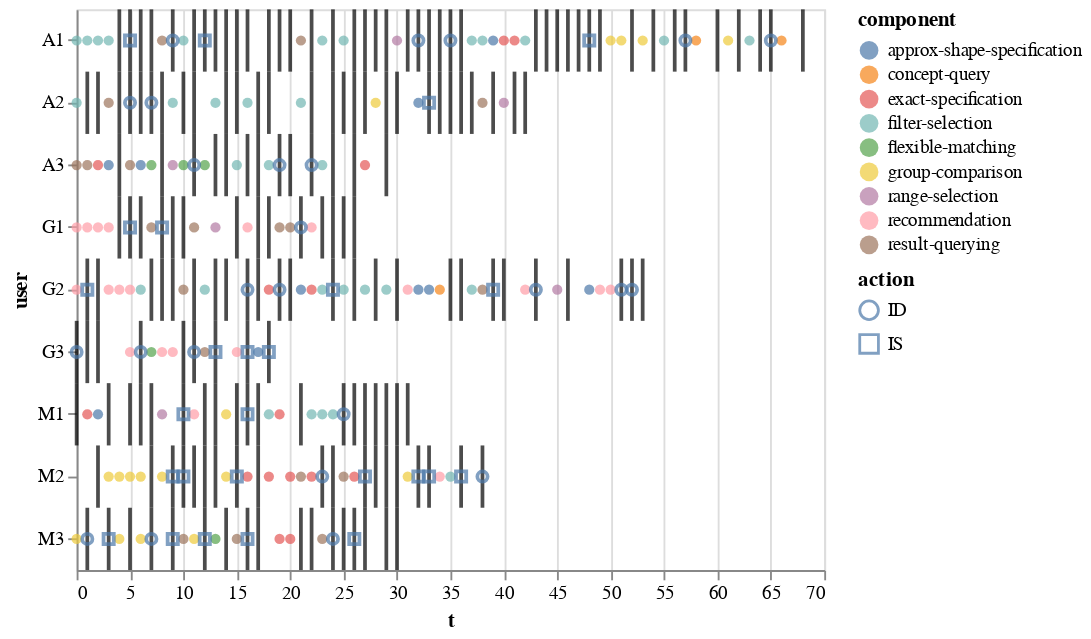

This figure's notebook cell:
### Code cell
component_chart+ break_chart + insight_chart

### Figure 1 — Vega-Lite specification as saved in the notebook (floating-point values rounded to 4 significant figures; data arrays with more than 128 entries replaced by an {"elided": "..."} marker saying what was removed)
{"$schema": "https://vega.github.io/schema/vega-lite/v2.6.0.json", "config": {"view": {"height": 300, "width": 400}}, "datasets": {"data-1f8f54379775d02b2f177adb02febf4b": [{"component": "filter-selection", "t": 0, "user": "A1"}, {"component": "filter-selection", "t": 0, "user": "A2"}, {"component": "result-querying", "t": 0, "user": "A3"}, {"component": "recommendation", "t": 0, "user": "G1"}, {"component": "recommendation", "t": 0, "user": "G2"}, {"component": "group-comparison", "t": 0, "user": "M3"}, {"component": "filter-selection", "t": 1, "user": "A1"}, {"component": "result-querying", "t": 1, "user": "A3"}, {"component": "recommendation", "t": 1, "user": "G1"}, {"component": "exact-specification", "t": 1, "user": "M1"}, {"component": "filter-selection", "t": 2, "user": "A1"}, {"component": "exact-specification", "t": 2, "user": "A3"}, {"component": "recommendation", "t": 2, "user": "G1"}, {"component": "approx-shape-specification", "t": 2, "user": "M1"}, {"component": "filter-selection", "t": 3, "user": "A1"}, {"component": "result-querying", "t": 3, "user": "A2"}, {"component": "approx-shape-specification", "t": 3, "user": "A3"}, {"component": "recommendation", "t": 3, "user": "G1"}, {"component": "recommendation", "t": 3, "user": "G2"}, {"component": "group-comparison", "t": 3, "user": "M2"}, {"component": "recommendation", "t": 4, "user": "G2"}, {"component": "group-comparison", "t": 4, "user": "M2"}, {"component": "group-comparison", "t": 4, "user": "M3"}, {"component": "result-querying", "t": 5, "user": "A3"}, {"component": "recommendation", "t": 5, "user": "G2"}, {"component": "recommendation", "t": 5, "user": "G3"}, {"component": "group-comparison", "t": 5, "user": "M2"}, {"component": "approx-shape-specification", "t": 6, "user": "A3"}, {"component": "filter-selection", "t": 6, "user": "G2"}, {"component": "group-comparison", "t": 6, "user": "M2"}, {"component": "group-comparison", "t": 6, "user": "M3"}, {"component": "flexible-matching", "t": 7, "user": "A3"}, {"component": "result-querying", "t": 7, "user": "G1"}, {"component": "flexible-matching", "t": 7, "user": "G3"}, {"component": "result-querying", "t": 8, "user": "A1"}, {"component": "recommendation", "t": 8, "user": "G3"}, {"component": "range-selection", "t": 8, "user": "M1"}, {"component": "group-comparison", "t": 8, "user": "M2"}, {"component": "filter-selection", "t": 9, "user": "A2"}, {"component": "range-selection", "t": 9, "user": "A3"}, {"component": "recommendation", "t": 9, "user": "G3"}, {"component": "filter-selection", "t": 10, "user": "A1"}, {"component": "flexible-matching", "t": 10, "user": "A3"}, {"component": "result-querying", "t": 10, "user": "G2"}, {"component": "result-querying", "t": 10, "user": "M3"}, {"component": "result-querying", "t": 11, "user": "G1"}, {"component": "recommendation", "t": 11, "user": "M1"}, {"component": "group-comparison", "t": 11, "user": "M3"}, {"component": "flexible-matching", "t": 12, "user": "A3"}, {"component": "filter-selection", "t": 12, "user": "G2"}, {"component": "result-querying", "t": 12, "user": "G3"}, {"component": "filter-selection", "t": 13, "user": "A2"}, {"component": "range-selection", "t": 13, "user": "G1"}, {"component": "flexible-matching", "t": 13, "user": "M3"}, {"component": "group-comparison", "t": 14, "user": "M1"}, {"component": "group-comparison", "t": 14, "user": "M2"}, {"component": "filter-selection", "t": 15, "user": "A3"}, {"component": "recommendation", "t": 15, "user": "G3"}, {"component": "result-querying", "t": 15, "user": "M3"}, {"component": "filter-selection", "t": 16, "user": "A2"}, {"component": "recommendation", "t": 16, "user": "G1"}, {"component": "exact-specification", "t": 16, "user": "M2"}, {"component": "approx-shape-specification", "t": 17, "user": "G3"}, {"component": "filter-selection", "t": 18, "user": "A3"}, {"component": "exact-specification", "t": 18, "user": "G2"}, {"component": "filter-selection", "t": 18, "user": "M1"}, {"component": "exact-specification", "t": 18, "user": "M2"}, {"component": "result-querying", "t": 19, "user": "G1"}, {"component": "exact-specification", "t": 19, "user": "M1"}, {"component": "exact-specification", "t": 19, "user": "M3"}, {"component": "result-querying", "t": 20, "user": "G1"}, {"component": "exact-specification", "t": 20, "user": "M2"}, {"component": "exact-specification", "t": 20, "user": "M3"}, {"component": "result-querying", "t": 21, "user": "A1"}, {"component": "filter-selection", "t": 21, "user": "A2"}, {"component": "approx-shape-specification", "t": 21, "user": "G2"}, {"component": "result-querying", "t": 21, "user": "M2"}, {"component": "recommendation", "t": 22, "user": "G1"}, {"component": "exact-specification", "t": 22, "user": "G2"}, {"component": "filter-selection", "t": 22, "user": "M1"}, {"component": "exact-specification", "t": 22, "user": "M2"}, {"component": "filter-selection", "t": 23, "user": "A1"}, {"component": "filter-selection", "t": 23, "user": "A3"}, {"component": "filter-selection", "t": 23, "user": "G2"}, {"component": "filter-selection", "t": 23, "user": "M1"}, {"component": "result-querying", "t": 23, "user": "M3"}, {"component": "filter-selection", "t": 24, "user": "M1"}, {"component": "filter-selection", "t": 25, "user": "A1"}, {"component": "filter-selection", "t": 25, "user": "G2"}, {"component": "result-querying", "t": 25, "user": "M2"}, {"component": "exact-specification", "t": 26, "user": "M2"}, {"component": "exact-specification", "t": 27, "user": "A3"}, {"component": "filter-selection", "t": 27, "user": "G2"}, {"component": "group-comparison", "t": 28, "user": "A2"}, {"component": "filter-selection", "t": 29, "user": "G2"}, {"component": "range-selection", "t": 30, "user": "A1"}, {"component": "recommendation", "t": 31, "user": "G2"}, {"component": "group-comparison", "t": 31, "user": "M2"}, {"component": "approx-shape-specification", "t": 32, "user": "A2"}, {"component": "approx-shape-specification", "t": 32, "user": "G2"}, {"component": "approx-shape-specification", "t": 33, "user": "G2"}, {"component": "concept-query", "t": 34, "user": "G2"}, {"component": "recommendation", "t": 34, "user": "M2"}, {"component": "filter-selection", "t": 35, "user": "M2"}, {"component": "filter-selection", "t": 37, "user": "A1"}, {"component": "filter-selection", "t": 37, "user": "G2"}, {"component": "filter-selection", "t": 38, "user": "A1"}, {"component": "result-querying", "t": 38, "user": "A2"}, {"component": "result-querying", "t": 38, "user": "G2"}, {"component": "approx-shape-specification", "t": 39, "user": "A1"}, {"component": "exact-specification", "t": 40, "user": "A1"}, {"component": "range-selection", "t": 40, "user": "A2"}, {"component": "exact-specification", "t": 41, "user": "A1"}, {"component": "filter-selection", "t": 42, "user": "A1"}, {"component": "recommendation", "t": 42, "user": "G2"}, {"component": "range-selection", "t": 45, "user": "G2"}, {"component": "approx-shape-specification", "t": 48, "user": "G2"}, {"component": "recommendation", "t": 49, "user": "G2"}, {"component": "group-comparison", "t": 50, "user": "A1"}, {"component": "recommendation", "t": 50, "user": "G2"}, {"component": "group-comparison", "t": 51, "user": "A1"}, {"component": "group-comparison", "t": 53, "user": "A1"}, {"component": "filter-selection", "t": 55, "user": "A1"}, {"component": "concept-query", "t": 58, "user": "A1"}, {"component": "group-comparison", "t": 61, "user": "A1"}, {"component": "filter-selection", "t": 63, "user": "A1"}, {"component": "concept-query", "t": 66, "user": "A1"}], "data-759c31fac935f2f2258939397ce17bf6": {"elided": "186 records"}, "data-81d766d94b0d010ea1ba6f2888150eac": [{"action": "ID", "t": 0, "user": "G3"}, {"action": "IS", "t": 1, "user": "G2"}, {"action": "ID", "t": 1, "user": "M3"}, {"action": "IS", "t": 3, "user": "M3"}, {"action": "IS", "t": 5, "user": "A1"}, {"action": "ID", "t": 5, "user": "A2"}, {"action": "IS", "t": 5, "user": "G1"}, {"action": "ID", "t": 6, "user": "G3"}, {"action": "ID", "t": 7, "user": "A2"}, {"action": "ID", "t": 7, "user": "M3"}, {"action": "IS", "t": 8, "user": "G1"}, {"action": "ID", "t": 9, "user": "A1"}, {"action": "IS", "t": 9, "user": "M2"}, {"action": "IS", "t": 9, "user": "M3"}, {"action": "IS", "t": 10, "user": "M1"}, {"action": "IS", "t": 10, "user": "M2"}, {"action": "ID", "t": 11, "user": "A3"}, {"action": "ID", "t": 11, "user": "G3"}, {"action": "IS", "t": 12, "user": "A1"}, {"action": "IS", "t": 12, "user": "M3"}, {"action": "IS", "t": 13, "user": "G3"}, {"action": "IS", "t": 15, "user": "M2"}, {"action": "ID", "t": 16, "user": "G2"}, {"action": "IS", "t": 16, "user": "G3"}, {"action": "IS", "t": 16, "user": "M1"}, {"action": "IS", "t": 16, "user": "M3"}, {"action": "IS", "t": 18, "user": "G3"}, {"action": "ID", "t": 19, "user": "A3"}, {"action": "ID", "t": 19, "user": "G2"}, {"action": "ID", "t": 21, "user": "G1"}, {"action": "ID", "t": 22, "user": "A3"}, {"action": "ID", "t": 23, "user": "M2"}, {"action": "IS", "t": 24, "user": "G2"}, {"action": "ID", "t": 24, "user": "M3"}, {"action": "ID", "t": 25, "user": "M1"}, {"action": "IS", "t": 26, "user": "M3"}, {"action": "IS", "t": 27, "user": "M2"}, {"action": "ID", "t": 32, "user": "A1"}, {"action": "IS", "t": 32, "user": "M2"}, {"action": "IS", "t": 33, "user": "A2"}, {"action": "IS", "t": 33, "user": "M2"}, {"action": "ID", "t": 35, "user": "A1"}, {"action": "IS", "t": 36, "user": "M2"}, {"action": "ID", "t": 38, "user": "M2"}, {"action": "IS", "t": 39, "user": "G2"}, {"action": "ID", "t": 43, "user": "G2"}, {"action": "IS", "t": 48, "user": "A1"}, {"action": "ID", "t": 51, "user": "G2"}, {"action": "ID", "t": 52, "user": "G2"}, {"action": "ID", "t": 57, "user": "A1"}, {"action": "ID", "t": 65, "user": "A1"}]}, "layer": [{"data": {"name": "data-1f8f54379775d02b2f177adb02febf4b"}, "encoding": {"color": {"field": "component", "type": "nominal"}, "x": {"field": "t", "type": "quantitative"}, "y": {"field": "user", "type": "nominal"}}, "mark": "circle"}, {"data": {"name": "data-759c31fac935f2f2258939397ce17bf6"}, "encoding": {"x": {"field": "t", "type": "quantitative"}, "y": {"field": "user", "type": "nominal"}}, "mark": {"color": "black", "thickness": 2, "type": "tick"}}, {"data": {"name": "data-81d766d94b0d010ea1ba6f2888150eac"}, "encoding": {"shape": {"field": "action", "type": "nominal"}, "x": {"field": "t", "type": "quantitative"}, "y": {"field": "user", "type": "nominal"}}, "mark": "point"}]}
